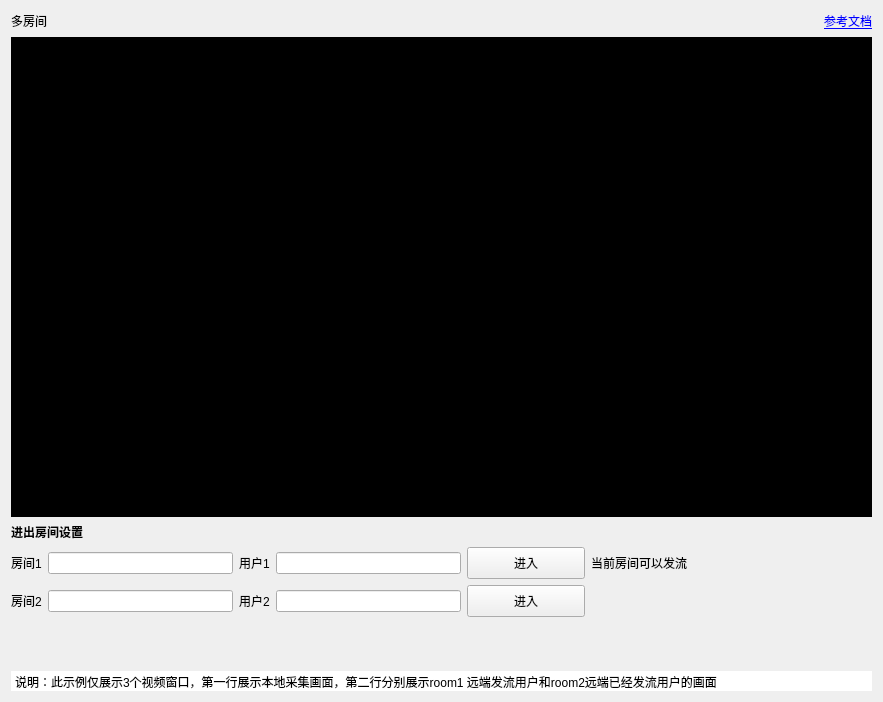
<?xml version="1.0" encoding="UTF-8"?>
<ui version="4.0">
 <class>MultiRoom</class>
 <widget class="QWidget" name="MultiRoom">
  <property name="geometry">
   <rect>
    <x>0</x>
    <y>0</y>
    <width>883</width>
    <height>702</height>
   </rect>
  </property>
  <property name="windowTitle">
   <string>Form</string>
  </property>
  <property name="styleSheet">
   <string notr="true"/>
  </property>
  <layout class="QVBoxLayout" name="verticalLayout_2">
   <property name="spacing">
    <number>6</number>
   </property>
   <item>
    <layout class="QHBoxLayout" name="horizontalLayout_3">
     <item>
      <widget class="QLabel" name="label_title">
       <property name="text">
        <string>多房间</string>
       </property>
      </widget>
     </item>
     <item>
      <spacer name="horizontalSpacer_4">
       <property name="orientation">
        <enum>Qt::Horizontal</enum>
       </property>
       <property name="sizeHint" stdset="0">
        <size>
         <width>40</width>
         <height>20</height>
        </size>
       </property>
      </spacer>
     </item>
     <item>
      <widget class="QLabel" name="label_7">
       <property name="minimumSize">
        <size>
         <width>18</width>
         <height>18</height>
        </size>
       </property>
       <property name="maximumSize">
        <size>
         <width>18</width>
         <height>18</height>
        </size>
       </property>
       <property name="text">
        <string/>
       </property>
       <property name="pixmap">
        <pixmap resource="../../../resources.qrc">:/img/Resources/ui/document.png</pixmap>
       </property>
       <property name="scaledContents">
        <bool>true</bool>
       </property>
      </widget>
     </item>
     <item>
      <widget class="QLabel" name="label_8">
       <property name="text">
        <string>&lt;a href = https://www.volcengine.com/docs/6348/196844?type=lately&gt;参考文档</string>
       </property>
       <property name="openExternalLinks">
        <bool>true</bool>
       </property>
      </widget>
     </item>
    </layout>
   </item>
   <item>
    <widget class="QWidget" name="widget_users" native="true">
     <property name="minimumSize">
      <size>
       <width>0</width>
       <height>480</height>
      </size>
     </property>
     <property name="styleSheet">
      <string notr="true">background-color: rgb(0, 0, 0);</string>
     </property>
     <layout class="QVBoxLayout" name="verticalLayout">
      <property name="spacing">
       <number>0</number>
      </property>
      <property name="leftMargin">
       <number>0</number>
      </property>
      <property name="topMargin">
       <number>0</number>
      </property>
      <property name="rightMargin">
       <number>0</number>
      </property>
      <property name="bottomMargin">
       <number>0</number>
      </property>
      <item>
       <layout class="QHBoxLayout" name="horizontalLayout">
        <property name="spacing">
         <number>0</number>
        </property>
        <item>
         <spacer name="horizontalSpacer_2">
          <property name="orientation">
           <enum>Qt::Horizontal</enum>
          </property>
          <property name="sizeHint" stdset="0">
           <size>
            <width>40</width>
            <height>20</height>
           </size>
          </property>
         </spacer>
        </item>
        <item>
         <widget class="UserWidget" name="widget" native="true">
          <property name="minimumSize">
           <size>
            <width>320</width>
            <height>240</height>
           </size>
          </property>
          <property name="maximumSize">
           <size>
            <width>320</width>
            <height>240</height>
           </size>
          </property>
          <property name="styleSheet">
           <string notr="true"/>
          </property>
         </widget>
        </item>
        <item>
         <spacer name="horizontalSpacer_3">
          <property name="orientation">
           <enum>Qt::Horizontal</enum>
          </property>
          <property name="sizeHint" stdset="0">
           <size>
            <width>40</width>
            <height>20</height>
           </size>
          </property>
         </spacer>
        </item>
       </layout>
      </item>
      <item>
       <layout class="QHBoxLayout" name="horizontalLayout_2">
        <property name="spacing">
         <number>0</number>
        </property>
        <item>
         <widget class="UserWidget" name="widget_2" native="true">
          <property name="minimumSize">
           <size>
            <width>320</width>
            <height>240</height>
           </size>
          </property>
          <property name="maximumSize">
           <size>
            <width>320</width>
            <height>240</height>
           </size>
          </property>
         </widget>
        </item>
        <item>
         <widget class="UserWidget" name="widget_3" native="true">
          <property name="minimumSize">
           <size>
            <width>320</width>
            <height>240</height>
           </size>
          </property>
          <property name="maximumSize">
           <size>
            <width>320</width>
            <height>240</height>
           </size>
          </property>
          <property name="styleSheet">
           <string notr="true"/>
          </property>
         </widget>
        </item>
       </layout>
      </item>
     </layout>
    </widget>
   </item>
   <item>
    <widget class="QLabel" name="label_t1">
     <property name="font">
      <font>
       <bold>true</bold>
      </font>
     </property>
     <property name="text">
      <string>进出房间设置</string>
     </property>
    </widget>
   </item>
   <item>
    <layout class="QGridLayout" name="gridLayout">
     <item row="2" column="4">
      <widget class="QPushButton" name="btn2">
       <property name="minimumSize">
        <size>
         <width>118</width>
         <height>32</height>
        </size>
       </property>
       <property name="maximumSize">
        <size>
         <width>118</width>
         <height>32</height>
        </size>
       </property>
       <property name="text">
        <string>进入</string>
       </property>
      </widget>
     </item>
     <item row="1" column="2">
      <widget class="QLabel" name="label_3">
       <property name="text">
        <string>用户1</string>
       </property>
      </widget>
     </item>
     <item row="2" column="3">
      <widget class="QLineEdit" name="lineEdit_user2"/>
     </item>
     <item row="2" column="1">
      <widget class="QLineEdit" name="lineEdit_room2"/>
     </item>
     <item row="1" column="1">
      <widget class="QLineEdit" name="lineEdit_room1"/>
     </item>
     <item row="2" column="6">
      <spacer name="horizontalSpacer">
       <property name="orientation">
        <enum>Qt::Horizontal</enum>
       </property>
       <property name="sizeHint" stdset="0">
        <size>
         <width>40</width>
         <height>20</height>
        </size>
       </property>
      </spacer>
     </item>
     <item row="1" column="4">
      <widget class="QPushButton" name="btn1">
       <property name="minimumSize">
        <size>
         <width>118</width>
         <height>32</height>
        </size>
       </property>
       <property name="maximumSize">
        <size>
         <width>118</width>
         <height>32</height>
        </size>
       </property>
       <property name="text">
        <string>进入</string>
       </property>
      </widget>
     </item>
     <item row="1" column="3">
      <widget class="QLineEdit" name="lineEdit_user1"/>
     </item>
     <item row="2" column="2">
      <widget class="QLabel" name="label_4">
       <property name="text">
        <string>用户2</string>
       </property>
      </widget>
     </item>
     <item row="1" column="0">
      <widget class="QLabel" name="label">
       <property name="text">
        <string>房间1</string>
       </property>
      </widget>
     </item>
     <item row="2" column="0">
      <widget class="QLabel" name="label_2">
       <property name="text">
        <string>房间2</string>
       </property>
      </widget>
     </item>
     <item row="1" column="5">
      <widget class="QLabel" name="label_5">
       <property name="text">
        <string>当前房间可以发流</string>
       </property>
      </widget>
     </item>
    </layout>
   </item>
   <item>
    <spacer name="verticalSpacer">
     <property name="orientation">
      <enum>Qt::Vertical</enum>
     </property>
     <property name="sizeHint" stdset="0">
      <size>
       <width>20</width>
       <height>40</height>
      </size>
     </property>
    </spacer>
   </item>
   <item>
    <widget class="QTextEdit" name="textEdit">
     <property name="minimumSize">
      <size>
       <width>0</width>
       <height>20</height>
      </size>
     </property>
     <property name="maximumSize">
      <size>
       <width>16777215</width>
       <height>20</height>
      </size>
     </property>
     <property name="styleSheet">
      <string notr="true">background-color: transparent；</string>
     </property>
     <property name="frameShape">
      <enum>QFrame::NoFrame</enum>
     </property>
     <property name="verticalScrollBarPolicy">
      <enum>Qt::ScrollBarAlwaysOff</enum>
     </property>
     <property name="horizontalScrollBarPolicy">
      <enum>Qt::ScrollBarAlwaysOff</enum>
     </property>
     <property name="html">
      <string>&lt;!DOCTYPE HTML PUBLIC &quot;-//W3C//DTD HTML 4.0//EN&quot; &quot;http://www.w3.org/TR/REC-html40/strict.dtd&quot;&gt;
&lt;html&gt;&lt;head&gt;&lt;meta name=&quot;qrichtext&quot; content=&quot;1&quot; /&gt;&lt;meta charset=&quot;utf-8&quot; /&gt;&lt;style type=&quot;text/css&quot;&gt;
p, li { white-space: pre-wrap; }
hr { height: 1px; border-width: 0; }
li.unchecked::marker { content: &quot;\2610&quot;; }
li.checked::marker { content: &quot;\2612&quot;; }
&lt;/style&gt;&lt;/head&gt;&lt;body style=&quot; font-family:'.AppleSystemUIFont'; font-size:13pt; font-weight:400; font-style:normal;&quot;&gt;
&lt;p style=&quot; margin-top:12px; margin-bottom:12px; margin-left:0px; margin-right:0px; -qt-block-indent:0; text-indent:0px;&quot;&gt;&lt;span style=&quot; font-family:'Microsoft YaHei UI'; font-size:9pt;&quot;&gt;说明：此示例仅展示3个视频窗口，第一行展示本地采集画面，第二行分别展示room1 远端发流用户和room2远端已经发流用户的画面&lt;/span&gt;&lt;/p&gt;&lt;/body&gt;&lt;/html&gt;</string>
     </property>
    </widget>
   </item>
  </layout>
 </widget>
 <customwidgets>
  <customwidget>
   <class>UserWidget</class>
   <extends>QWidget</extends>
   <header>UserWidget.h</header>
   <container>1</container>
  </customwidget>
 </customwidgets>
 <resources>
  <include location="../../../resources.qrc"/>
 </resources>
 <connections/>
</ui>
